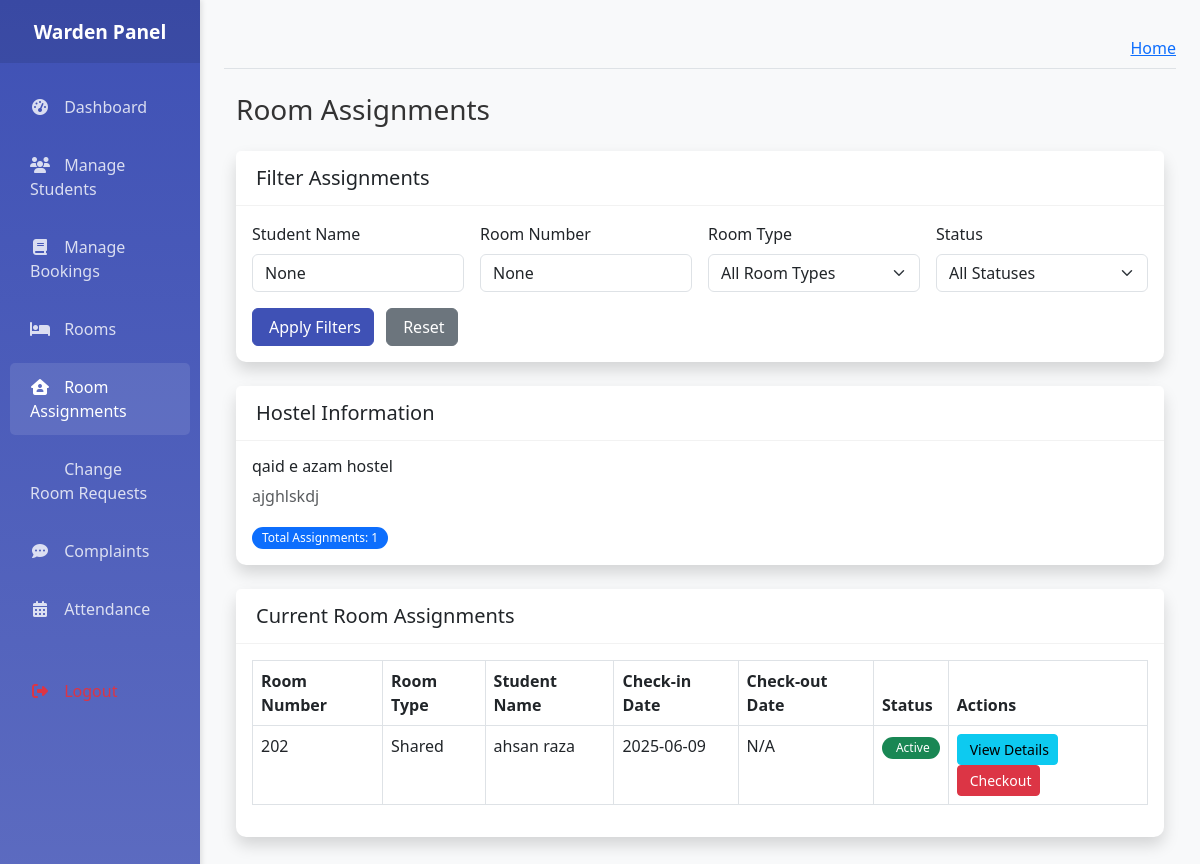
The app's page /warden/room-assignments/ (signed in), older data.
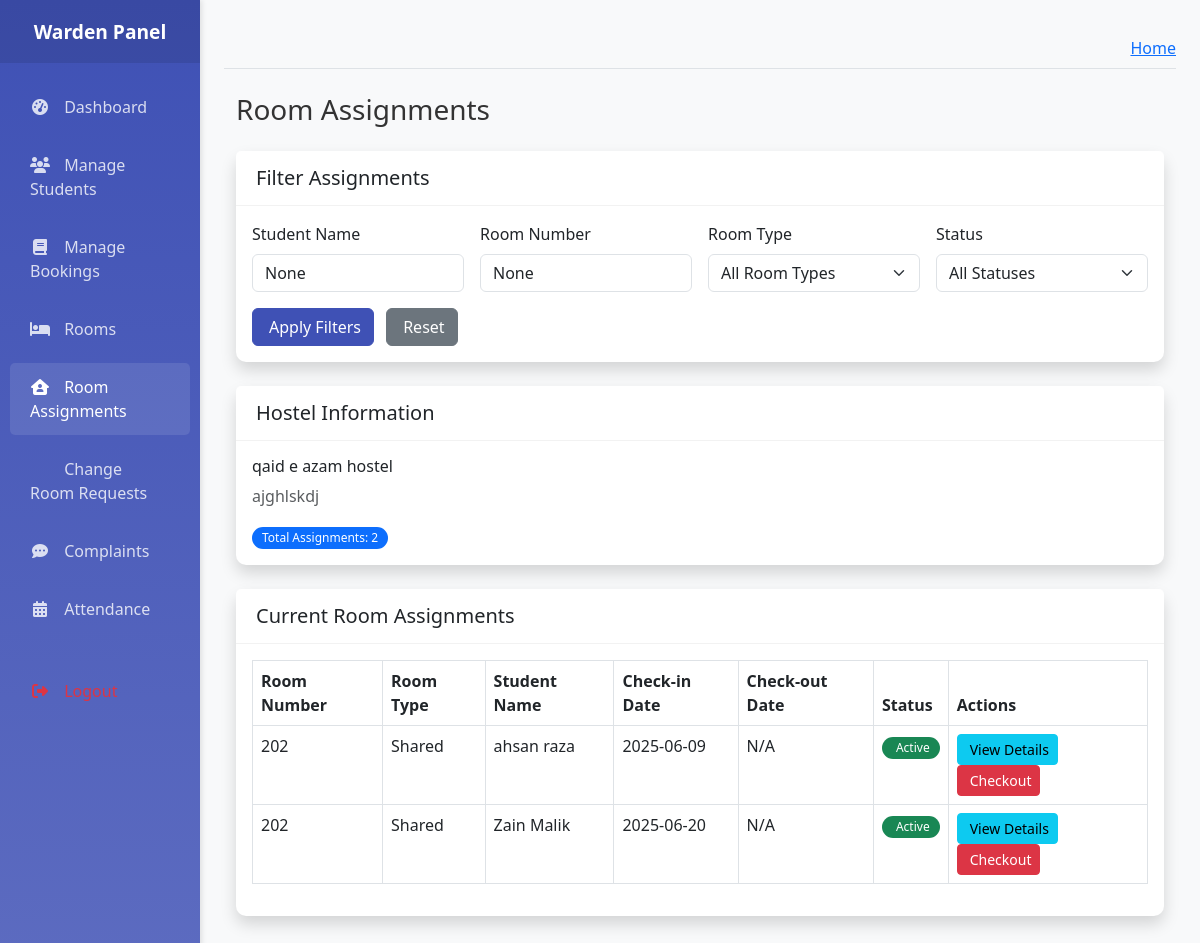
The same page, newer data.
### coustom_admin/models.py (models this page shows, shortened)
class Hostels(models.Model):
    name = models.CharField(max_length=100)
    address = models.TextField(max_length=250)
    gender = models.CharField(default="Male", choices=[('Male', 'Male'), ('Female', 'Female')])
    contact_number = models.CharField(max_length=11)
    total_floors = models.IntegerField()
    description = models.TextField(blank=True, null=True)
    created_at = models.DateTimeField(auto_now_add=True)

class RoomAssignment(models.Model):
    booking = models.OneToOneField(
        BookingRequest,
        on_delete=models.CASCADE,
        related_name='room_assignment'
    )
    room = models.ForeignKey(
        Rooms,
        on_delete=models.CASCADE,
        related_name='assignments'
    )
    assigned_date = models.DateTimeField(auto_now_add=True)
    check_in_date = models.DateField(null=True, blank=True)
    check_out_date = models.DateField(null=True, blank=True)
    is_active = models.BooleanField(default=True, db_index=True)
    notes = models.TextField(blank=True)
    assigned_by = models.ForeignKey(
        User,
        on_delete=models.SET_NULL,
        null=True,
        related_name='assigned_rooms'
    )
    class Meta:
        ordering = ['-assigned_date']
        verbose_name = 'Room Assignment'
        verbose_name_plural = 'Room Assignments'

class Rooms(models.Model):
    ROOM_TYPES = [
        ('Single', 'Single'),
        ('Double', 'Double'),
        ('Triple', 'Triple'),
        ('Quad', 'Quad'),
    ]
    ROOM_STATUS = [
        ('Available', 'Available'),
        ('Occupied', 'Occupied'),
        ('Maintenance', 'Maintenance'),
    ]
    hostel = models.ForeignKey(Hostels, on_delete=models.CASCADE, related_name='rooms')
    room_number = models.CharField(max_length=10)
    room_type = models.CharField(max_length=20, choices=ROOM_TYPES)
    capacity = models.PositiveIntegerField(default=1, validators=[MinValueValidator(1), MaxValueValidator(4)])
    current_occupants = models.PositiveIntegerField(default=0, editable=False)
    status = models.CharField(max_length=20, choices=ROOM_STATUS, default='Available')
    rent = models.DecimalField(max_digits=10, decimal_places=2, default=0.00)
    description = models.TextField(blank=True, null=True)
    floor_number = models.PositiveIntegerField()
    created_at = models.DateTimeField(auto_now_add=True)
    updated_at = models.DateTimeField(auto_now=True)
    class Meta:
        verbose_name_plural = "Rooms"
        ordering = ['floor_number', 'room_number']
        unique_together = ['hostel', 'room_number']

class BookingRequest(models.Model):
    STATUS_CHOICES = [
        ('Pending', 'Pending'),
        ('Approved', 'Approved'),
        ('Rejected', 'Rejected'),
        ('Cancelled', 'Cancelled'),
        ('Completed', 'Completed')
    ]
    student = models.ForeignKey(User, on_delete=models.CASCADE, related_name='bookings')
    hostel = models.ForeignKey('Hostels', on_delete=models.CASCADE, related_name='bookings')
    room_type = models.CharField(max_length=20, choices=[
        ('Single', 'Single'),
        ('Double', 'Double'),
        ('Shared', 'Shared')
    ])
    status = models.CharField(max_length=20, choices=STATUS_CHOICES, default='Pending')
    check_in_date = models.DateField()
    check_out_date = models.DateField(null=True, blank=True)
    request_date = models.DateTimeField(auto_now_add=True, help_text='When the booking was requested')
    class Meta:
        constraints = [
            models.UniqueConstraint(
                fields=['student'],
                condition=Q(status='Pending') | Q(status='Approved'),
                name='unique_active_booking_per_student'
            )
        ]
    updated_at = models.DateTimeField(auto_now=True)
    admin_notes = models.TextField(blank=True, null=True)
    class Meta:
        ordering = ['-request_date']

### warden/views.py (the view)
# urls.py: path('room-assignments/', views.room_assignments, name='room_assignments'),
@login_required
@user_passes_test(lambda u: hasattr(u, 'warden_profile'))
def room_assignments(request):
    warden_profile = request.user.warden_profile
    assigned_hostel = HostelWardens.objects.filter(warden=warden_profile).first().hostel if HostelWardens.objects.filter(warden=warden_profile).exists() else None
    if not assigned_hostel:
        messages.error(request, 'You are not assigned to any hostel.')
        return redirect('warden:dashboard')
    assignments = RoomAssignment.objects.filter(
        room__hostel=assigned_hostel
    ).select_related('booking__student', 'room')
    student_name = request.GET.get('student_name')
    if student_name:
        assignments = assignments.filter(
            Q(booking__student__first_name__icontains=student_name) |
            Q(booking__student__last_name__icontains=student_name)
        )
    room_number = request.GET.get('room_number')
    if room_number:
        assignments = assignments.filter(room__room_number__icontains=room_number)
    room_type = request.GET.get('room_type')
    if room_type:
        assignments = assignments.filter(room__room_type__icontains=room_type)
    status_filter = request.GET.get('status')
    if status_filter == 'active':
        assignments = assignments.filter(is_active=True)
    elif status_filter == 'inactive':
        assignments = assignments.filter(is_active=False)
    assignments = assignments.order_by('-is_active', 'room__room_number')
    context = {
        'page_title': 'Room Assignments',
        'hostel': assigned_hostel,
        'assignments': assignments,
        'total_assignments': assignments.count(),
        'student_name_filter': student_name,
        'room_number_filter': room_number,
        'room_type_filter': room_type,
        'status_filter': status_filter,
    }
    return render(request, 'warden/warden_room_assignments.html', context)

### warden/templates/warden/warden_room_assignments.html (shortened to what this page needs)
{% extends 'warden/warden_base.html' %}
{% load static %}
{% block content %}
<div class="container-fluid mt-4">
    <h1 class="h3 mb-4 text-gray-800">Room Assignments</h1>
    <div class="card shadow mb-4">
        <div class="card-header">
            <h5 class="card-title mb-0">Filter Assignments</h5>
        </div>
        <div class="card-body">
            <form method="GET" class="row g-3" id="filterForm">
                <div class="col-md-3 col-sm-6">
                    <label for="student_name" class="form-label">Student Name</label>
                    <input type="text" class="form-control" id="student_name" name="student_name"
                           placeholder="Search by student name" value="{{ student_name_filter }}">
                </div>
                <div class="col-md-3 col-sm-6">
                    <label for="room_number" class="form-label">Room Number</label>
                    <input type="text" class="form-control" id="room_number" name="room_number"
                           placeholder="Search by room number" value="{{ room_number_filter }}">
                </div>
                <div class="col-md-3 col-sm-6">
                    <label for="room_type" class="form-label">Room Type</label>
                    <select class="form-select" id="room_type" name="room_type">
                        <option value="">All Room Types</option>
                    </select>
                </div>
                <div class="col-md-3 col-sm-6">
                    <label for="status" class="form-label">Status</label>
                    <select class="form-select" id="status" name="status">
                        <option value="">All Statuses</option>
                    </select>
                </div>
                <div class="col-12">
                    <button type="submit" class="btn btn-primary me-2" id="filterButton">
                         Apply Filters
                    </button>
                    <a href="{% url 'warden:room_assignments' %}" class="btn btn-secondary">
                         Reset
                    </a>
                </div>
            </form>
        </div>
    </div>
    <div class="card shadow mb-4">
        <div class="card-header">
            <h5 class="card-title mb-0">Hostel Information</h5>
        </div>
        <div class="card-body">
            <h6>{{ hostel.name }}</h6>
            <p class="text-muted">{{ hostel.address }}</p>
            <div class="mt-2">
                <span class="badge bg-primary me-2">Total Assignments: {{ total_assignments }}</span>
            </div>
        </div>
    </div>
    <div class="card shadow mb-4">
        <div class="card-header d-flex justify-content-between align-items-center">
            <h5 class="card-title mb-0">Current Room Assignments</h5>
        </div>
        <div class="card-body">
            <div class="table-responsive">
                <table class="table table-bordered table-hover" id="assignmentsTable" width="100%" cellspacing="0">
                    <thead>
                        <tr>
                            <th>Room Number</th>
                            <th>Room Type</th>
                            <th>Student Name</th>
                            <th>Check-in Date</th>
                            <th>Check-out Date</th>
                            <th>Status</th>
                            <th>Actions</th>
                        </tr>
                    </thead>
                    <tbody>
                        {% for assignment in assignments %}
                        <tr>
                            <td>{{ assignment.room.room_number }}</td>
                            <td>{{ assignment.room.room_type }}</td>
                            <td>{{ assignment.booking.student.get_full_name }}</td>
                            <td>{{ assignment.check_in_date|date:"Y-m-d" }}</td>
                            <td>{{ assignment.check_out_date|date:"Y-m-d"|default:"N/A" }}</td>
                            <td>
                                {% if assignment.is_active %}
                                    <span class="badge bg-success">Active</span>
                                {% else %}
                                    <span class="badge bg-secondary"><i class="bi bi-x-circle me-1"></i>Inactive</span>
                                {% endif %}
                            </td>
                            <td>
                                <button type="button" class="btn btn-info btn-sm view-details-btn"
                                        data-bs-toggle="modal"
                                        data-bs-target="#assignmentDetailsModal"
                                        data-assignment-id="{{ assignment.id }}">
                                     View Details
                                </button>
                                {% if assignment.is_active %}
                                <form action="{% url 'warden:checkout_student' assignment.id %}" method="POST" style="display: inline-block;">
                                    <button type="submit" class="btn btn-danger btn-sm checkout-btn"
                                            onclick="return confirm('Are you sure you want to checkout this student from room {{ assignment.room.room_number }}? This action cannot be undone.');">
                                         Checkout
                                    </button>
                                </form>
                                {% endif %}
                            </td>
                        </tr>
                        {% empty %}
                        <tr>
                            <td colspan="6" class="text-center">No active room assignments found for this hostel.</td>
                        </tr>
                        {% endfor %}
                    </tbody>
                </table>
            </div>
        </div>
    </div>
</div>
{% endblock content %}

### warden/templates/warden/warden_base.html (shortened to what this page needs)
<!DOCTYPE html>
<html lang="en">
<head>
    <link href="https://cdn.jsdelivr.net/npm/bootstrap@5.3.0/dist/css/bootstrap.min.css" rel="stylesheet">
    <link rel="stylesheet" href="https://cdnjs.cloudflare.com/ajax/libs/font-awesome/6.4.0/css/all.min.css">
</head>
<body>
    <div class="container-fluid">
        <div class="row">
            <div class="col-md-3 col-lg-2 d-md-block sidebar collapse">
                <div class="sidebar-header">
                    <h3>Warden Panel</h3>
                </div>
                <div class="sidebar-menu">
                    <ul class="nav flex-column">
                        <li class="nav-item">
                            <a class="nav-link {% if request.path == '/warden/dashboard/' %}active{% endif %}" href="{% url 'warden:dashboard' %}">
                                <i class="fas fa-tachometer-alt"></i> Dashboard
                            </a>
                        </li>
                        <li class="nav-item">
                            <a class="nav-link {% if 'students' in request.path %}active{% endif %}" href="{% url 'warden:manage_students' %}">
                                <i class="fas fa-users"></i> Manage Students
                            </a>
                        </li>
                        <li class="nav-item">
                            <a class="nav-link {% if 'bookings' in request.path %}active{% endif %}" href=" {% url 'warden:manage_booking' %} ">
                                <i class="fas fa-book"></i> Manage Bookings
                            </a>
                        </li>
                        <li class="nav-item">
                            <a class="nav-link {% if 'rooms' in request.path %}active{% endif %}" href="{% url 'warden:manage_rooms' %}">
                                <i class="fas fa-bed"></i> Rooms
                            </a>
                        </li>
                        <li class="nav-item">
                            <a class="nav-link {% if 'room-assignments' in request.path %}active{% endif %}" href="{% url 'warden:room_assignments' %}">
                                <i class="fas fa-house-user"></i> Room Assignments
                            </a>
                        </li>
                        <li class="nav-item">
                            <a class="nav-link {% if 'change-room-requests' in request.path %}active{% endif %}" href="{% url 'warden:change_room_requests' %}">
                                 Change Room Requests
                            </a>
                        </li>
                        <li class="nav-item">
                            <a class="nav-link {% if 'complaints' in request.path %}active{% endif %}" href="{% url 'warden:warden_complaints' %}">
                                <i class="fas fa-comment-dots"></i> Complaints
                            </a>
                        </li>
                        <li class="nav-item">
                            <a class="nav-link" href="#">
                                <i class="fas fa-calendar-alt"></i> Attendance
                            </a>
                        </li>
                        <li class="nav-item mt-4">
                            <a class="nav-link text-danger" href="{% url 'warden:logout' %}">
                                <i class="fas fa-sign-out-alt"></i> Logout
                            </a>
                        </li>
                    </ul>
                </div>
            </div>
            <main role="main" class="col-md-9 ml-sm-auto col-lg-10 px-4 main-content">
                <div class="d-flex justify-content-between flex-wrap flex-md-nowrap align-items-center pt-3 pb-2 mb-3 border-bottom">
                    <div class="btn-toolbar mb-2 mb-md-0">
                        <nav aria-label="breadcrumb">
                            <ol class="breadcrumb mb-0">
                                <li class="breadcrumb-item"><a href="{% url 'warden:dashboard' %}">Home</a></li>
                            </ol>
                        </nav>
                    </div>
                </div>
                {% block content %}{% endblock %}
            </main>
        </div>
    </div>
</body>
</html>

Row changes from the older to the newer data that the page shows:
added RoomAssignment: room.room_number "202", room.room_type "Shared", booking.student.get_full_name "Zain Malik", check_in_date "2025-06-20", check_out_date "N/A", is_active "Active"
Text that changed along with them:
{{ total_assignments }}: "1" → "2"
